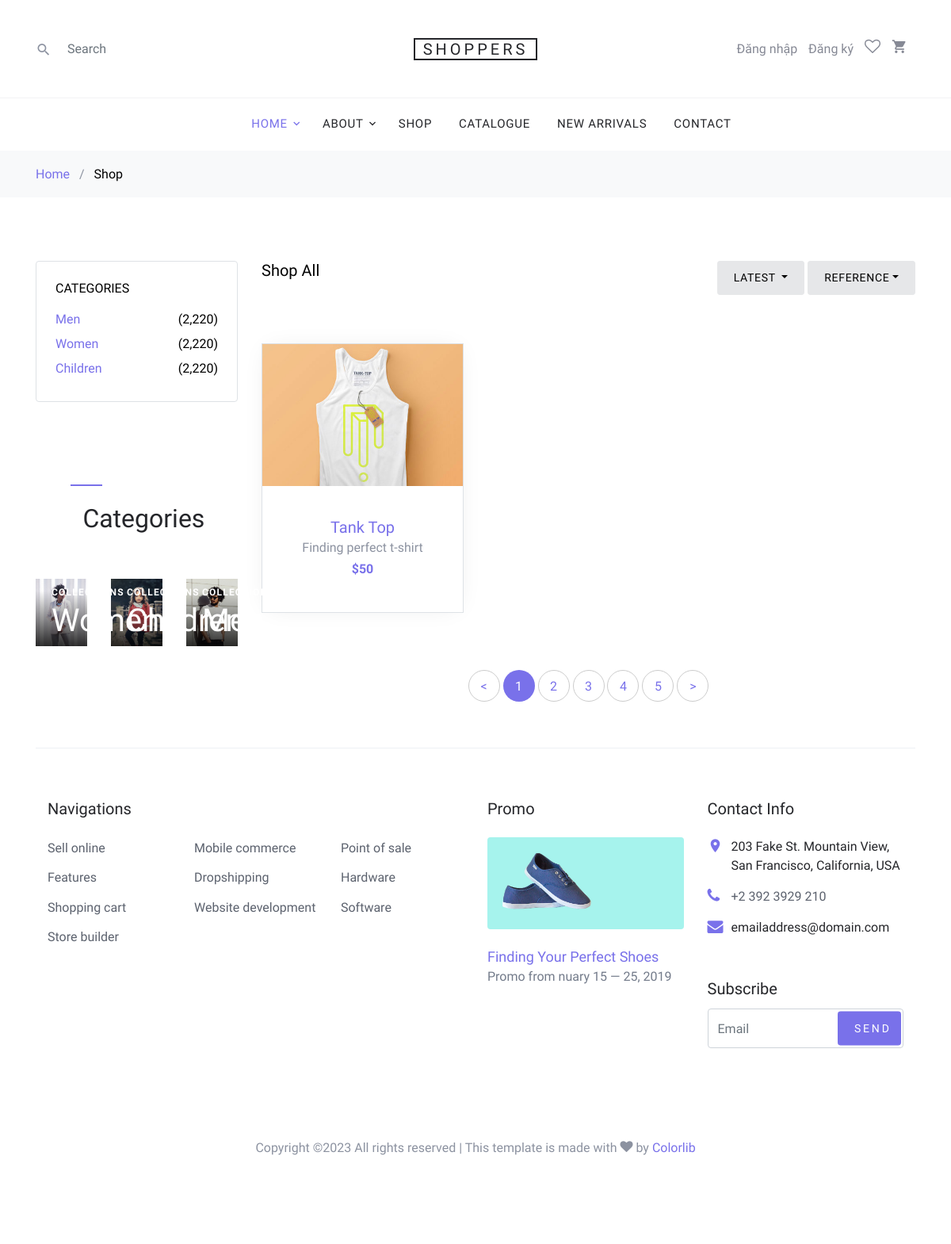
Screenshot of /home/shop/1 with the database file from the repository.
### home/models.py (models this page shows, shortened)
class Product(models.Model):
    title = models.CharField(max_length=255,default='')
    description = models.TextField(default='')
    category = models.ForeignKey(Category,on_delete=models.CASCADE)
    product_img = models.CharField(max_length=255,default='')
    price = models.IntegerField(default=0,null=True)
    active = models.BooleanField(default=True)

class Category(models.Model):
    title = models.CharField(max_length=255,default='')
    slup = models.CharField(max_length=100,default='')
    description = models.TextField(default='')
    active = models.BooleanField(default=True)

### home/views.py (the view)
# urls.py: path('home/shop/<int:id>', productcat, name='productcat'),
def productcat(request,id):
    list_productcat = Product.objects.filter(id=id)
    list_category = Category.objects.all()
    return render(request,'home/productcat.html',{'list_category':list_category,
                                                'productcat':list_productcat,
                                                "i":span_iconCart(request)})

### home/views.py (called while the page is built)
def span_iconCart(request):
    try:
        us = request.user
        cart = Cart.objects.get(user=us)
        cart_item = CartItem.objects.filter(cart=cart)
        i = len(cart_item)
        return i
    except:
        pass

### templates/home/productcat.html (shortened to what this page needs)
{% extends 'layouts/main.html' %}
{% load static %}
{% block content %}
<div class="bg-light py-3">
    <div class="container">
      <div class="row">
        <div class="col-md-12 mb-0"><a href="/">Home</a> <span class="mx-2 mb-0">/</span> <strong class="text-black">Shop</strong></div>
      </div>
    </div>
  </div>
  <div class="site-section">
    <div class="container">
      <div class="row mb-5">
        <div class="col-md-9 order-2">
          <div class="row">
            <div class="col-md-12 mb-5">
              <div class="float-md-left mb-4"><h2 class="text-black h5">Shop All</h2></div>
              <div class="d-flex">
                <div class="dropdown mr-1 ml-md-auto">
                  <button type="button" class="btn btn-secondary btn-sm dropdown-toggle" id="dropdownMenuOffset" data-toggle="dropdown" aria-haspopup="true" aria-expanded="false">
                    Latest
                  </button>
                </div>
                <div class="btn-group">
                  <button type="button" class="btn btn-secondary btn-sm dropdown-toggle" id="dropdownMenuReference" data-toggle="dropdown">Reference</button>
                </div>
              </div>
            </div>
          </div>
          <div class="row mb-5">
              {% for p in productcat %}
            <div class="col-sm-6 col-lg-4 mb-4" data-aos="fade-up">
              <div class="block-4 text-center border">
                <figure class="block-4-image">
                  <a href="shop-single.html"><img src="{% static '' %}{{ p.product_img }}" alt="Image placeholder" class="img-fluid"></a>
                </figure>
                <div class="block-4-text p-4">
                  <h3><a href="/home/productdetail/{{ p.id }}">{{ p.title }}</a></h3>
                  <p class="mb-0">{{ p.description }}</p>
                  <p class="text-primary font-weight-bold">${{ p.price }}</p>
                </div>
              </div>
            </div>
          {% endfor %}
          </div>
          <div class="row" data-aos="fade-up">
            <div class="col-md-12 text-center">
              <div class="site-block-27">
                <ul>
                  <li><a href="#">&lt;</a></li>
                  <li class="active"><span>1</span></li>
                  <li><a href="#">2</a></li>
                  <li><a href="#">3</a></li>
                  <li><a href="#">4</a></li>
                  <li><a href="#">5</a></li>
                  <li><a href="#">&gt;</a></li>
                </ul>
              </div>
            </div>
          </div>
        </div>
        <div class="col-md-3 order-1 mb-5 mb-md-0">
          <div class="border p-4 rounded mb-4">
            <h3 class="mb-3 h6 text-uppercase text-black d-block">Categories</h3>
            <ul class="list-unstyled mb-0">
              {% for o in list_category %}
              <li class="mb-1"><a href="\home\shop\{{o.id}}" class="d-flex"><span>{{ o.title }}</span> <span class="text-black ml-auto">(2,220)</span></a></li>
              {% endfor %}
            </ul>
          </div>
      <div class="row">
        <div class="col-md-12">
          <div class="site-section site-blocks-2">
              <div class="row justify-content-center text-center mb-5">
                <div class="col-md-7 site-section-heading pt-4">
                  <h2>Categories</h2>
                </div>
              </div>
              <div class="row">
                <div class="col-sm-6 col-md-6 col-lg-4 mb-4 mb-lg-0" data-aos="fade" data-aos-delay="">
                  <a class="block-2-item" href="#">
                    <figure class="image">
                      <img src="{% static 'images/women.jpg' %}" alt="" class="img-fluid">
                    </figure>
                    <div class="text">
                      <span class="text-uppercase">Collections</span>
                      <h3>Women</h3>
                    </div>
                  </a>
                </div>
                <div class="col-sm-6 col-md-6 col-lg-4 mb-5 mb-lg-0" data-aos="fade" data-aos-delay="100">
                  <a class="block-2-item" href="#">
                    <figure class="image">
                      <img src="{% static 'images/children.jpg' %}" alt="" class="img-fluid">
                    </figure>
                    <div class="text">
                      <span class="text-uppercase">Collections</span>
                      <h3>Children</h3>
                    </div>
                  </a>
                </div>
                <div class="col-sm-6 col-md-6 col-lg-4 mb-5 mb-lg-0" data-aos="fade" data-aos-delay="200">
                  <a class="block-2-item" href="#">
                    <figure class="image">
                      <img src="{% static 'images/men.jpg' %}" alt="" class="img-fluid">
                    </figure>
                    <div class="text">
                      <span class="text-uppercase">Collections</span>
                      <h3>Men</h3>
                    </div>
                  </a>
                </div>
              </div>
          </div>
        </div>
      </div>
    </div>
  </div>
{% endblock %}

### static/css/style.css (style rules this page uses)
body { line-height: 1.7; color: #8c92a0; font-weight: 300; font-size: 16px; }
a { -webkit-transition: .3s all ease; -o-transition: .3s all ease; transition: .3s all ease; }
.text-black { color: #000; }
.btn { text-transform: uppercase; position: relative; -webkit-transition: 0.2s all ease-in-out !important; -o-transition: 0.2s all ease-in-out !important; transition: 0.2s all ease-in-out !important; top: 0; letter-spacing: .05em; }
.btn.btn-secondary { background-color: #e6e7e9; border-color: #e6e7e9; color: #000; }
.btn.btn-sm { font-size: 14px !important; padding: 10px 20px !important; }
.site-section { padding: 2.5em 0; }
@media (min-width: 768px) { .site-section { padding: 5em 0; } }
.site-section-heading { font-size: 30px; color: #25262a; position: relative; }
.site-section-heading:before { content: ""; left: 0%; top: 0; position: absolute; width: 40px; height: 2px; background: #7971ea; }
.site-blocks-2 .block-2-item { display: block; position: relative; }
.site-blocks-2 .block-2-item:before { z-index: 1; content: ''; position: absolute; top: 0; right: 0; bottom: 0; left: 0; background: -moz-linear-gradient(top, transparent 0%, transparent 18%, rgba(0, 0, 0, 0.8) 99%, rgba(0, 0, 0, 0.8) 100%); background: -webkit-linear-gradient(top, transparent 0%, transparent 18%, rgba(0, 0, 0, 0.8) 99%, rgba(0, 0, 0, 0.8) 100%); background: -webkit-gradient(linear, left top, left bottom, from(transparent), color-stop(18%, transparent), color-stop(99%, rgba(0, 0, 0, 0.8)), to(rgba(0, 0, 0, 0.8))); background: -o-linear-gradient(top, transparent 0%, transparent 18%, rgba(0, 0, 0, 0.8) 99%, rgba(0, 0, 0, 0.8) 100%); background: linear-gradient(to bottom, transparent 0%, transparent 18%, rgba(0, 0, 0, 0.8) 99%, rgba(0, 0, 0, 0.8) 100%); filter: progid:DXImageTransform.Microsoft.gradient( startColorstr='#00000000', endColorstr='#cc000000',GradientType=0 ); }
.site-blocks-2 .block-2-item .image { position: relative; margin-bottom: 0; overflow: hidden; }
.site-blocks-2 .block-2-item .image img { margin-bottom: 0; -webkit-transition: .3s all ease-in-out; -o-transition: .3s all ease-in-out; transition: .3s all ease-in-out; }
.site-blocks-2 .block-2-item .text { z-index: 2; bottom: 0; padding-left: 20px; position: absolute; width: 100%; }
.site-blocks-2 .block-2-item .text > span, .site-blocks-2 .block-2-item .text h3 { color: #fff; }
.site-blocks-2 .block-2-item .text > span { font-size: 12px; letter-spacing: .1em; font-weight: 900; }
.site-blocks-2 .block-2-item .text h3 { font-size: 40px; }
.block-4 { -webkit-box-shadow: 0 0 30px -10px rgba(0, 0, 0, 0.1); box-shadow: 0 0 30px -10px rgba(0, 0, 0, 0.1); background: #fff; }
.block-4 .block-4-text h3 { font-size: 20px; margin-bottom: 0; }
.block-4 .block-4-text h3 a { text-decoration: none; }
.site-block-27 ul, .site-block-27 ul li { padding: 0; margin: 0; }
.site-block-27 ul li { display: inline-block; margin-bottom: 4px; }
.site-block-27 ul li a, .site-block-27 ul li span { text-align: center; display: inline-block; width: 40px; height: 40px; line-height: 40px; border-radius: 50%; border: 1px solid #ccc; }
.site-block-27 ul li.active a, .site-block-27 ul li.active span { background: #7971ea; color: #fff; border: 1px solid transparent; }

### rows the page displays
Product: product_img (picture), title "Tank Top", description "Finding perfect t-shirt", price "50"
Category: title "Men"
Category: title "Women"
Category: title "Children"
